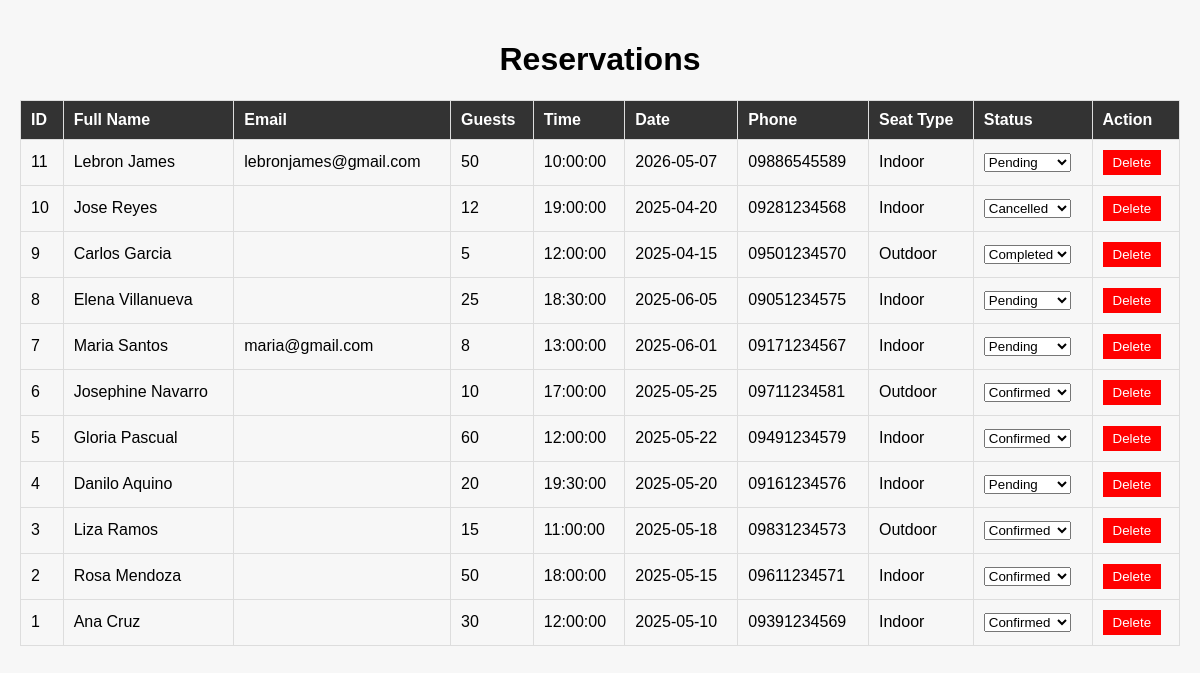
Screenshot of /AdminPanel/sidebar/reservation.php with the database file from the repository.
### tables this page shows
CREATE TABLE `reservation` (
  `ReservationID` int(11) NOT NULL,
  `CustomerID` int(11) NOT NULL,
  `ReservationCode` varchar(20) DEFAULT NULL,
  `ReservationDate` date NOT NULL,
  `ReservationTime` time NOT NULL,
  `NumberOfCustomers` int(4) NOT NULL,
  `SpecialRequests` text DEFAULT NULL,
  `ReservationStatus` enum('Pending','Confirmed','Cancelled','Completed') NOT NULL DEFAULT 'Pending',
  `CreatedAt` datetime NOT NULL DEFAULT current_timestamp(),
  `AssignedStaffID` int(11) DEFAULT NULL,
  `Notes` varchar(255) DEFAULT NULL,
  `SeatType` enum('Indoor','Outdoor') NOT NULL,
  `UpdatedAt` datetime NOT NULL DEFAULT current_timestamp() ON UPDATE current_timestamp(),
  `TableNumber` varchar(20) DEFAULT NULL
);

CREATE TABLE `customer` (
  `CustomerID` int(11) NOT NULL,
  `FirstName` varchar(50) NOT NULL,
  `LastName` varchar(50) NOT NULL,
  `Email` varchar(100) DEFAULT NULL,
  `Password` varchar(255) DEFAULT NULL,
  `LastLoginDate` datetime DEFAULT NULL,
  `FeedbackCount` int(5) NOT NULL DEFAULT 0,
  `ContactNumber` varchar(20) DEFAULT NULL,
  `Address` varchar(255) DEFAULT NULL,
  `CustomerType` enum('Walk-in','Reservation') DEFAULT 'Walk-in',
  `CustomerTag` varchar(50) NOT NULL DEFAULT 'New Customer',
  `TotalOrdersCount` int(10) NOT NULL DEFAULT 0,
  `LastTransactionDate` datetime DEFAULT NULL,
  `ReservationCount` int(10) NOT NULL DEFAULT 0,
  `CreatedDate` datetime NOT NULL DEFAULT current_timestamp(),
  `SatisfactionRating` decimal(3,2) NOT NULL DEFAULT 0.00,
  `LastReservationDate` date DEFAULT NULL
);

### AdminPanel/sidebar/reservation.php (the view, shortened to what this page needs)
<?php
require_once 'db_connection.php';
?>
<!DOCTYPE html>
<html lang="en">
<head>
    <link rel="stylesheet" href="../CSS/reservationDesign.css">
</head>
<body>
    <h1>Reservations</h1>
    <table>
        <thead>
            <tr>
                <th>ID</th>
                <th>Full Name</th>
                <th>Email</th>
                <th>Guests</th>
                <th>Time</th>
                <th>Date</th>
                <th>Phone</th>
                <th>Seat Type</th>
                <th>Status</th>
                <th>Action</th>
            </tr>
        </thead>
        <tbody>
            <?php
            $sql = "SELECT r.*, CONCAT(c.FirstName, ' ', c.LastName) as full_name, c.Email as email, c.ContactNumber as phone
                    FROM reservation r
                    LEFT JOIN customer c ON r.CustomerID = c.CustomerID
                    ORDER BY r.ReservationID DESC";
            $result = $conn->query($sql);
            if ($result && $result->num_rows > 0) {
                while ($row = $result->fetch_assoc()) {
                    $status = $row['ReservationStatus'];
                    echo "<tr>
                            <td>{$row['ReservationID']}</td>
                            <td>{$row['full_name']}</td>
                            <td>{$row['email']}</td>
                            <td>{$row['NumberOfCustomers']}</td>
                            <td>{$row['ReservationTime']}</td>
                            <td>{$row['ReservationDate']}</td>
                            <td>{$row['phone']}</td>
                            <td>{$row['SeatType']}</td>
                            <td>
                                <form method='POST' class='status-form'>
                                    <input type='hidden' name='id' value='{$row['ReservationID']}'>
                                    <select name='status' onchange='this.form.submit()'>
                                        <option value='Pending' " . ($status == 'Pending' ? 'selected' : '') . ">Pending</option>
                                        <option value='Confirmed' " . ($status == 'Confirmed' ? 'selected' : '') . ">Confirmed</option>
                                        <option value='Cancelled' " . ($status == 'Cancelled' ? 'selected' : '') . ">Cancelled</option>
                                        <option value='Completed' " . ($status == 'Completed' ? 'selected' : '') . ">Completed</option>
                                    </select>
                                    <input type='hidden' name='update_status' value='1'>
                                </form>
                            </td>
                            <td>
                                <form method='POST'>
                                    <input type='hidden' name='delete_id' value='{$row['ReservationID']}'>
                                    <button type='submit' class='delete-btn' onclick='return confirm(\"Are you sure you want to delete this reservation?\")'>Delete</button>
                                </form>
                            </td>
                          </tr>";
                }
            } else {
                echo "<tr><td colspan='10'>No reservations found.</td></tr>";
            }
            ?>
        </tbody>
    </table>
</body>
</html>

### AdminPanel/CSS/reservationDesign.css (style rules this page uses)
body { font-family: Arial, sans-serif; margin: 0; padding: 20px; background-color: #f7f7f7; }
h1 { text-align: center; }
table { width: 100%; border-collapse: collapse; margin-top: 20px; }
table th, table td { border: 1px solid #ddd; padding: 10px; text-align: left; }
table th { background-color: #333; color: white; }
.status-form { display: inline-block; }
.delete-btn { background-color: red; color: white; border: none; padding: 5px 10px; cursor: pointer; }

### rows the page displays
reservation: ReservationID "11", full_name "Lebron James", CustomerID.Email "lebronjames@gmail.com", NumberOfCustomers "50", ReservationTime "10:00:00", ReservationDate "2026-05-07", CustomerID.ContactNumber "09886545589", SeatType "Indoor", status "Pending"
reservation: ReservationID "10", full_name "Jose Reyes", NumberOfCustomers "12", ReservationTime "19:00:00", ReservationDate "2025-04-20", CustomerID.ContactNumber "09281234568", SeatType "Indoor", status "Cancelled"
reservation: ReservationID "9", full_name "Carlos Garcia", NumberOfCustomers "5", ReservationTime "12:00:00", ReservationDate "2025-04-15", CustomerID.ContactNumber "09501234570", SeatType "Outdoor", status "Completed"
reservation: ReservationID "8", full_name "Elena Villanueva", NumberOfCustomers "25", ReservationTime "18:30:00", ReservationDate "2025-06-05", CustomerID.ContactNumber "09051234575", SeatType "Indoor", status "Pending"
reservation: ReservationID "7", full_name "Maria Santos", CustomerID.Email "maria@gmail.com", NumberOfCustomers "8", ReservationTime "13:00:00", ReservationDate "2025-06-01", CustomerID.ContactNumber "09171234567", SeatType "Indoor", status "Pending"
reservation: ReservationID "6", full_name "Josephine Navarro", NumberOfCustomers "10", ReservationTime "17:00:00", ReservationDate "2025-05-25", CustomerID.ContactNumber "09711234581", SeatType "Outdoor", status "Confirmed"
reservation: ReservationID "5", full_name "Gloria Pascual", NumberOfCustomers "60", ReservationTime "12:00:00", ReservationDate "2025-05-22", CustomerID.ContactNumber "09491234579", SeatType "Indoor", status "Confirmed"
reservation: ReservationID "4", full_name "Danilo Aquino", NumberOfCustomers "20", ReservationTime "19:30:00", ReservationDate "2025-05-20", CustomerID.ContactNumber "09161234576", SeatType "Indoor", status "Pending"
reservation: ReservationID "3", full_name "Liza Ramos", NumberOfCustomers "15", ReservationTime "11:00:00", ReservationDate "2025-05-18", CustomerID.ContactNumber "09831234573", SeatType "Outdoor", status "Confirmed"
reservation: ReservationID "2", full_name "Rosa Mendoza", NumberOfCustomers "50", ReservationTime "18:00:00", ReservationDate "2025-05-15", CustomerID.ContactNumber "09611234571", SeatType "Indoor", status "Confirmed"
reservation: ReservationID "1", full_name "Ana Cruz", NumberOfCustomers "30", ReservationTime "12:00:00", ReservationDate "2025-05-10", CustomerID.ContactNumber "09391234569", SeatType "Indoor", status "Confirmed"
